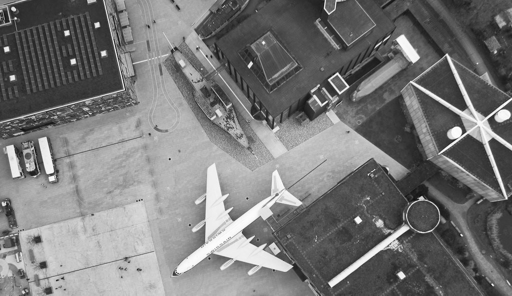
#> input picture Lab2/IMG1.png, 512 x 296 px
$ jupyter execute lab2.ipynb
#> lines starting #> are read from the running program, lines starting #| are printed output that depends on the picture
## Occlusion Detection

#### Importing Libraries

[cell 1]
#%matplotlib inline
import numpy as np
from matplotlib import pyplot as plt
import cv2
import imageio
import SimpleITK
import sys
from pylab import *

#### Reading and Visualising the Images

[cell 2]
img1=cv2.imread('IMG1.png',0)
#> img1 is the input picture: shape (296, 512); min 14, max 255, mean 120.4
img2=cv2.imread('IMG2.png',0)
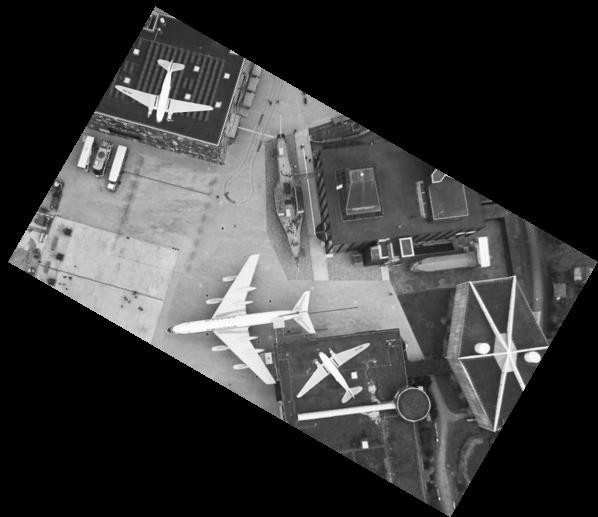
#> input picture Lab2/IMG2.png, 598 x 517 px
#> img2 is the input picture: shape (517, 598); min 0, max 255, mean 60.2

plt.imshow(img1,cmap='gray')
plt.show()

plt.imshow(img2,cmap='gray')
plt.show()

#### Corresponding Points

[cell 3]
points = np.array([[29, 124], [157, 372]])
corresponding_points = np.array([[93, 248], [328, 399]])

#### Bilinear Interpolation

[cell 4]
def bilinear_interpolation(src,si,sj):
    #si , sj = src_pt
    #si= ti-ty
    #sj= tj-tx
    si,sj=si+1,sj+1
    i=int(np.floor(si))
    j=int(np.floor(sj))      ## Here i,j are the co-ordinate points of the top left (t_l)
    t_l = i , j

    ##Now the remaining three co-ordinates with respect to i,j will be
    t_r = i ,j+1    # Top right
    b_l = i+1 , j   # Bottom Left
    b_r = i+1 , j+1 # Bottom Right

    ## distance of source point from the top left corner would be
    di = si - i
    dj = sj - j

    """
    ## Now calculating the pixel value at the source point by using bilinear interpolation technique
    ## Create a variable pxl_val and assign the pixel value obtained by bilinear interpolating pixel values at t_l,t_r,
    ## b_l,b_r
    ## di,dj that we got is used to obtain the weights for interpolation
    ## We ignore all the target points whose source points lies outside the source image.Hence we assign
    ## these pixel values as 0.
    """

    if t_l[0] >= np.shape(src)[0]-1 or t_l[1] >=np.shape(src)[1]-1 or t_l[0]<=0 or t_l[1]<= 0 :
        pxl_val = 0
    else :
        pxl_val = (1-di)*(1-di)*src[t_l] + (1-di)*(dj)*src[t_r] + (di)*(1-dj)*src[b_l]+ (di)*(dj)*src[b_r]

    return pxl_val

#### Calculating A matrix and Computing the H matrix

We know from our discussion in class that the solution for h vector
 is the vector corresponding to the smallest singular value of A. From the decomposition mentioned above, this is the last row of V Transpose
 when the singular values are in decreasing order. We then arrange the values appropriately to get the H matrix.

[cell 5]
n = len(points)  ## number of corrrespondences
def homography(corresponding_points,points):
    # from each point correspondance we get two values
    A = np.zeros((2*n, 5))   ## n=len(points)=2 ## A will  be 4 X 5 matrix
    for r in range(n):
        i,j = points[r]
        si,sj = corresponding_points[r]
        # As defined above
        A[2*r] = [si, sj, 1, 0, -i]
        A[2*r+1] = [sj, -si, 0, 1, -j]
    # NumPy SVD gives singular values in decreasing order
    u, s, v_transpose = np.linalg.svd(A)
    # take the last row of v_transpose
    a, b, c, d, h = v_transpose[-1]
    # construct the appropriate 3x3 matrix
    H = np.array([[a, b, c],
                  [-b, a, d],
                  [0, 0, h]])

    return H

#### Transforming the image

 Homognous coordinates of the form [a, b, c] can be converted to non homogenous only if c!=0. In case that condition is
 violated, we set the non homogenous coordinates to (0,0) even though
 in reality such a point does not have a finite representation in
 non homogenous coordinates

[cell 6]
def transform(src,H):
    r , c = np.shape(src)
#> r = 517; c = 598
    trg = np.zeros((r,c))
    H_inv=np.linalg.inv(H)

    ## iterating over the target image and assign all the pixel values to them
    for ti in range(r):
        for tj in range(c):
            # convert to homogenous coordinates
            t= np.array([ti,tj, 1])         #t is the homogeneous cordinate of target
            s = H_inv@t                     #Homography * Source Matrix = Target image ## Cal corrspnding src cordinates
            if s[2]!=0:                     #Source = H_inverse* Target
                si,sj=s[0]/s[2],s[1]/s[2]   # Calculating source non-homogeneous co-ordinates
            else:
                si,sj= 0, 0
            #calculate the corresponding points for (ti,tj) in the source image
            #si,sj are the corresponding points for (ti,tj)
            #Assign the value using bilinear interpolation
            #Assigniing the intensity values of the target image at (ti,tj) using the bilinear interpolation above
            trg[ti][tj]=bilinear_interpolation(src,si,sj)
#> this loop made 517 passes
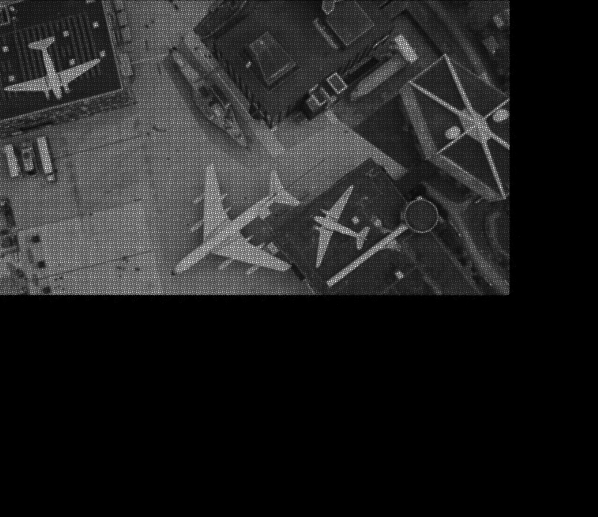
#> trg: shape (517, 598) float64; min 0, max 486.4, mean 64.9; drawn with min black and max white
    return trg

#### Transformed IMG2

[cell 7]
H= homography(corresponding_points,points)
#H = homography(A)
img2_new = transform(img2, H)
plt.imshow(img2_new,cmap='gray')
plt.show()

#### Cropping the transformed image to the  shape of img1

[cell 8]
x,y=img1.shape
img2_new_cropped = img2_new[:x, :y]
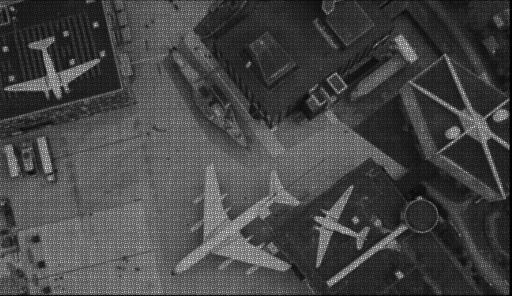
#> img2_new_cropped: shape (296, 512) float64; min 0, max 486.4, mean 132.4; drawn with min black and max white
plt.imshow(img2_new_cropped,cmap='gray')
plt.show()

#### Calculating the difference

Subtract the aligned transformed img2 and img1 to notice any changes.

[cell 9]
diff=img1-img2_new_cropped
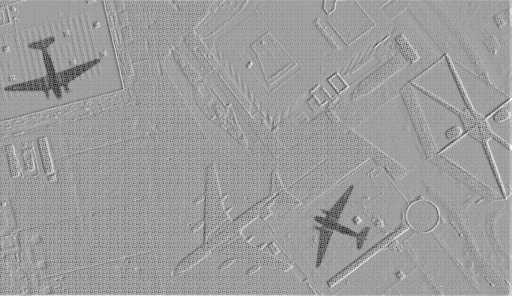
#> diff: shape (296, 512) float64; min -421.1, max 245.8, mean -12; drawn with min black and max white
plt.imshow(diff,cmap='gray')
plt.show()
